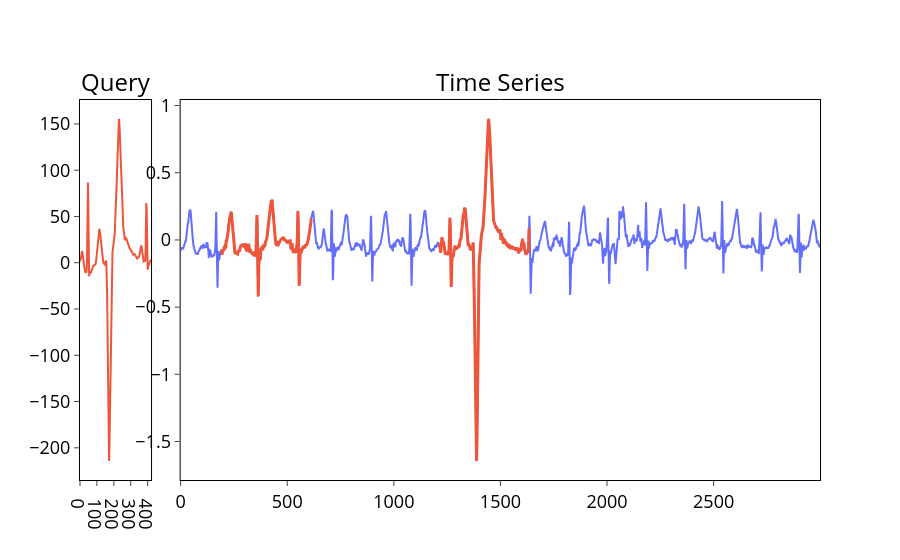

The code cell stored with this chart in its notebook:
### Markdown cell above
Чтобы было легче интерпретировать результаты поиска, выполните визуализацию с помощью `plot_bestmatch_results()` из модуля *plots.py*.

### Code cell
plot_bestmatch_results(ts, query, naive_bestmatch_results)

### Figure 1 — Plotly figure (JSON) as saved in the notebook; plotly's stock layout.template omitted (floating-point values rounded to 4 significant figures; data arrays with more than 128 entries replaced by an {"elided": "..."} marker saying what was removed)
{"data": [{"line": {"color": "#EF553B"}, "x": {"elided": "421 int values"}, "y": {"elided": "421 float values"}, "type": "scatter", "xaxis": "x", "yaxis": "y"}, {"line": {"color": "#636EFA"}, "x": {"elided": "3000 int values"}, "y": {"elided": "3000 float values"}, "type": "scatter", "xaxis": "x2", "yaxis": "y2"}, {"line": {"color": "#EF553B", "width": 3}, "x": {"elided": "421 int values"}, "y": {"elided": "421 float values"}, "type": "scatter", "xaxis": "x2", "yaxis": "y2"}, {"line": {"color": "#EF553B", "width": 3}, "x": {"elided": "421 int values"}, "y": {"elided": "421 float values"}, "type": "scatter", "xaxis": "x2", "yaxis": "y2"}], "layout": {"xaxis": {"anchor": "y", "domain": [0.0, 0.096], "tickfont": {"size": 18, "color": "black"}, "showgrid": false, "linecolor": "#000", "ticks": "outside", "linewidth": 1, "tickwidth": 1, "mirror": true}, "yaxis": {"anchor": "x", "domain": [0.0, 1.0], "tickfont": {"size": 18, "color": "black"}, "showgrid": false, "linecolor": "#000", "ticks": "outside", "zeroline": false, "linewidth": 1, "tickwidth": 1, "mirror": true}, "xaxis2": {"anchor": "y2", "domain": [0.136, 1.0], "tickfont": {"size": 18, "color": "black"}, "showgrid": false, "linecolor": "#000", "ticks": "outside", "linewidth": 1, "tickwidth": 1, "mirror": true}, "yaxis2": {"anchor": "x2", "domain": [0.0, 1.0], "tickfont": {"size": 18, "color": "black"}, "showgrid": false, "linecolor": "#000", "ticks": "outside", "zeroline": false, "linewidth": 1, "tickwidth": 1, "mirror": true}, "annotations": [{"font": {"size": 24, "color": "black"}, "showarrow": false, "text": "Query", "x": 0.048, "xanchor": "center", "xref": "paper", "y": 1.0, "yanchor": "bottom", "yref": "paper"}, {"font": {"size": 24, "color": "black"}, "showarrow": false, "text": "Time Series", "x": 0.568, "xanchor": "center", "xref": "paper", "y": 1.0, "yanchor": "bottom", "yref": "paper"}], "title": {"x": 0.5}, "plot_bgcolor": "rgba(0,0,0,0)", "paper_bgcolor": "rgba(0,0,0,0)", "showlegend": false}}
